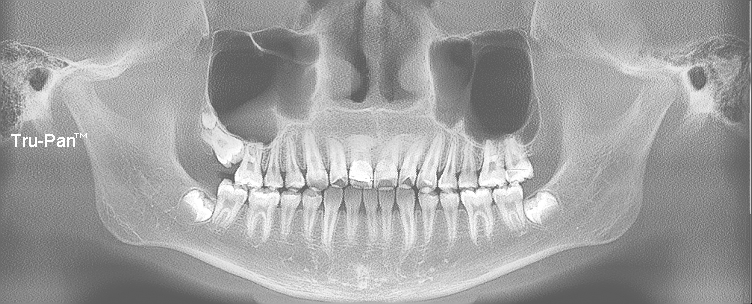
#> input picture CCA/images/1023.jpg, 752 x 304 px, given in place of Predicted_Images_PATH1023.jpg, which was not available
$ python OPENCV_cca.py   (older library calls are emulated)
#> lines starting #> are read from the running program, lines starting #| are printed output that depends on the picture; after the words box and inside, x2 and y2 are one past the last pixel; in counts of white or black regions, pixels touching at a corner belong together; pictures that were not available may be replaced by others from this repository, and a replacement may not be noted
# -*- coding: utf-8 -*-


import cv2
import numpy as np
from skimage.feature import peak_local_max
from skimage.morphology import watershed
from scipy import ndimage
from imutils import perspective
from imutils import contours
import os
from scipy.spatial import distance as dist
import matplotlib.pyplot as plt
def midpoint(ptA, ptB):
	return ((ptA[0] + ptB[0]) * 0.5, (ptA[1] + ptB[1]) * 0.5)
# Load in image, convert to gray scale, and Otsu's threshold
kernel1 =( np.ones((5,5), dtype=np.float32))
blur_radius=0.5
kernel_sharpening = np.array([[-1,-1,-1],
                              [-1,9,-1],
                             [-1,-1,-1]])

#path3 Path your original images
path3="/Images/"
## path2 Path Predicted Images which was applied CCA
path2="/SAVE_PATH/"
## path Path Predicted Images which has original size
path="/Predicted_Images_PATH"


count1=0
dirs=sorted(os.listdir(path),key=len)

for i in range  (0,len(dirs)):
    ## if the names of predicted and original images are same
    ## you can use for pairing images
    ## if not, predicted and original images must be paired together
    ## for example, you have image which name is 1.png
    ## and your predicted image name is 1.png
    image = cv2.imread(path+dirs[i])
#> image is the input picture: shape (304, 752, 3); min 0, max 255, mean 160.1
    image2 =cv2.imread(path3+dirs[i])

    image=cv2.morphologyEx(image, cv2.MORPH_OPEN, kernel1,iterations=3 )
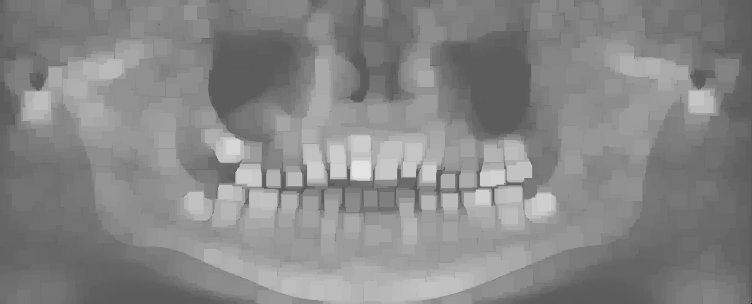
#> image: shape (304, 752, 3); min 0, max 228, mean 134.5


    image = cv2.filter2D(image, -1, kernel_sharpening)
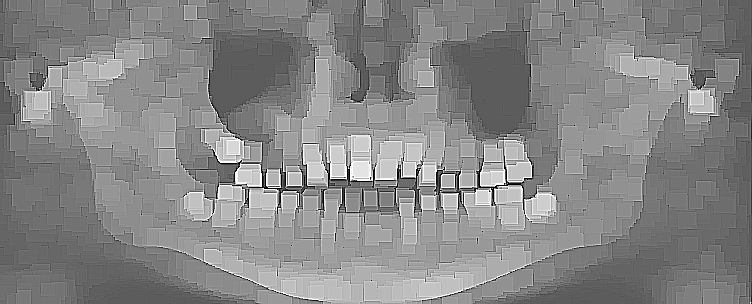
#> image: shape (304, 752, 3); min 0, max 255, mean 134.4
    image=cv2.erode(image,kernel1,iterations =2)
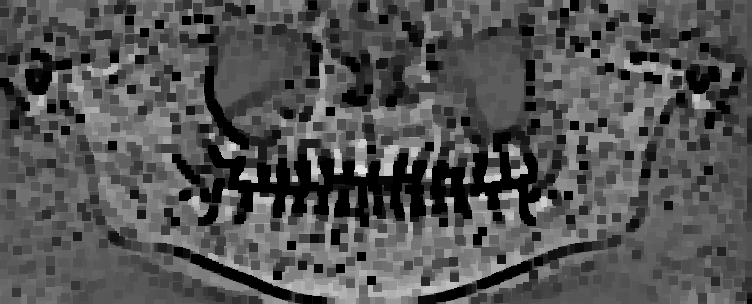
#> image: shape (304, 752, 3); min 0, max 228, mean 83.2
    gray = cv2.cvtColor(image, cv2.COLOR_BGR2GRAY)
    thresh = cv2.threshold(gray, 0, 255, cv2.THRESH_BINARY + cv2.THRESH_OTSU)[1]
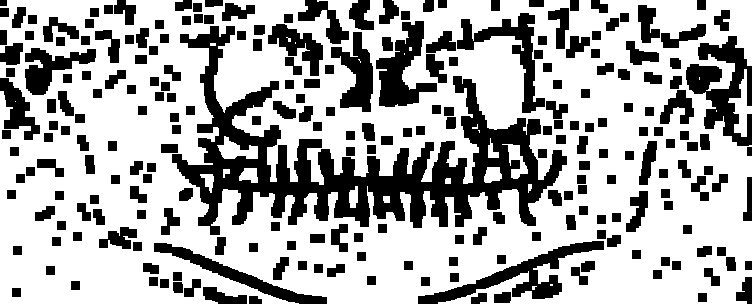
#> thresh: shape (304, 752); 67.7% white; 240 black regions, largest, box (x1, y1, x2, y2) and area: (172, 26, 567, 235) 23225, (686, 36, 752, 146) 3517, (418, 241, 604, 304) 2828

    labels=cv2.connectedComponents(thresh,connectivity=8)[1]
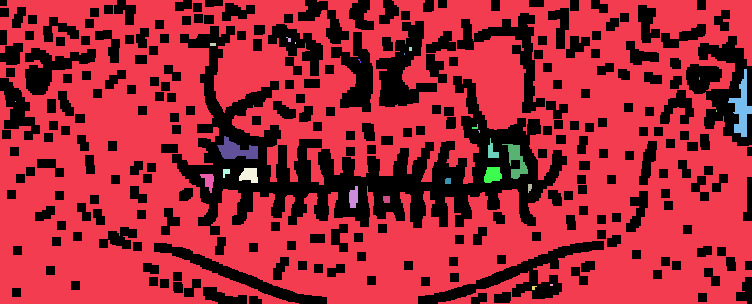
#> labels: shape (304, 752) int32; 27 distinct labels, from 0 to 26; one colour per label, 0 black
    plt.imshow(thresh)
    total_area = 0
    a=np.unique(labels)
#> a = 27 values from 0 to 26
    area=np.zeros(len(a))
#> area = 27 values from 0 to 0
    count2=0
    for label in a:
        if label == 0:
            continue

        # Create a mask
        mask = np.zeros(thresh.shape, dtype="uint8")
        mask[labels == label] = 255

        # Find contours and determine contour area
        cnts,hieararch = cv2.findContours(mask.copy(), cv2.RETR_EXTERNAL, cv2.CHAIN_APPROX_SIMPLE)
        cnts = cnts[0]
        c_area = cv2.contourArea(cnts)
        # threshhold for tooth count
        if c_area>2000:
            count2+=1

        (x,y),radius = cv2.minEnclosingCircle(cnts)
        rect = cv2.minAreaRect(cnts)
        box = cv2.boxPoints(rect)
        box = np.array(box, dtype="int")
        box = perspective.order_points(box)
        color1 = (list(np.random.choice(range(150), size=3)))
        color =[int(color1[0]), int(color1[1]), int(color1[2])]
        cv2.drawContours(image2,[box.astype("int")],0,color,2)
        (tl,tr,br,bl)=box

        (tltrX,tltrY)=midpoint(tl,tr)
        (blbrX,blbrY)=midpoint(bl,br)
    	# compute the midpoint between the top-left and top-right points,
    	# followed by the midpoint between the top-righ and bottom-right
        (tlblX,tlblY)=midpoint(tl,bl)
        (trbrX,trbrY)=midpoint(tr,br)
    	# draw the midpoints on the image
        cv2.circle(image2, (int(tltrX), int(tltrY)), 5, (255, 0, 0), -1)
        cv2.circle(image2, (int(blbrX), int(blbrY)), 5, (255, 0, 0), -1)
        cv2.circle(image2, (int(tlblX), int(tlblY)), 5, (255, 0, 0), -1)
        cv2.circle(image2, (int(trbrX), int(trbrY)), 5, (255, 0, 0), -1)
        cv2.line(image2, (int(tltrX), int(tltrY)), (int(blbrX), int(blbrY)),color, 2)
        cv2.line(image2, (int(tlblX), int(tlblY)), (int(trbrX), int(trbrY)),color, 2)
        dA = dist.euclidean((tltrX, tltrY), (blbrX, blbrY))
        dB = dist.euclidean((tlblX, tlblY), (trbrX, trbrY))


        pixelsPerMetric=1
        dimA = dA * pixelsPerMetric
        dimB = dB *pixelsPerMetric
        cv2.putText(image2, "{:.1f}pixel".format(dimA),(int(tltrX - 15), int(tltrY - 10)), cv2.FONT_HERSHEY_SIMPLEX,0.65, color, 2)
        cv2.putText(image2, "{:.1f}pixel".format(dimB),(int(trbrX + 10), int(trbrY)), cv2.FONT_HERSHEY_SIMPLEX,0.65, color, 2)
        cv2.putText(image2, "{:.1f}".format(label),(int(tltrX - 35), int(tltrY - 5)), cv2.FONT_HERSHEY_SIMPLEX,0.65, color, 2)
#> this loop made 27 passes
#> (c_area, count2, x, y, radius, rect, color, tl) on pass 2: (211447.5, 1, 375.5, 151.5, 404.9, ((375.5, 151.5), (303, 751), -90), [47, 117, 67], [0, 0])
#> (c_area, x, y, radius, rect, color, tl, tr) on passes 9, 15, 16, 17, 18, 19: (547, 743.5, 102.5, 33.59, ((739.4, 103.3), (22.26, 66.66), -7.7), [115, 79, 82], [723, 71], [745, 68]), (449.5, 237, 151.5, 21.03, ((237, 147), (22, 40), -90), [53, 133, 38], [217, 136], [257, 136]), (83.5, 493, 147.9, 10.36, ((493, 147.5), (19, 10), -90), [17, 79, 132], [488, 138], [498, 138]), (310, 513.8, 159.1, 19.17, ((515.3, 159.4), (17.54, 36.75), -15.26), [105, 42, 31], [501, 144], [518, 139]), (201.5, 491.7, 174.3, 10.27, ((492.5, 174.5), (15, 17), -90), [120, 1, 65], [484, 167], [501, 167]), (28.5, 226, 173, 5, ((226, 173), (8, 6), -90), [57, 35, 102], [223, 169], [229, 169])
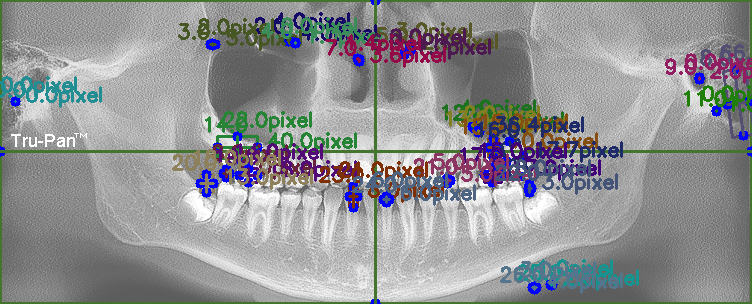
#> image2: shape (304, 752, 3); 16.28% of pixels changed, all inside (x1, y1, x2, y2) = (0, 0, 752, 304)
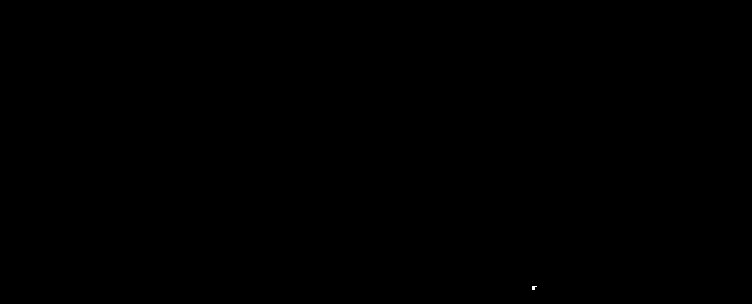
#> mask: shape (304, 752); 0.01% white in thin lines or dots, all inside (x1, y1, x2, y2) = (532, 286, 537, 290)
    print(".Image",dirs[i])
    print(".Tooth",count2)
#| .Tooth 1
    cv2.imwrite(path2+dirs[i],image2)
    cv2.waitKey()

$ run again, on CCA/images/1030.jpg
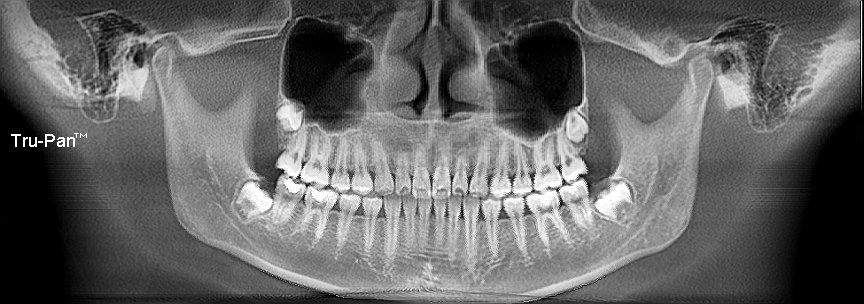
#> input picture CCA/images/1030.jpg, 864 x 304 px, given in place of Predicted_Images_PATH1030.jpg, which was not available
#> image is the input picture: shape (304, 864, 3); min 0, max 255, mean 100.6
#> thresh: shape (304, 864); 34.8% white; 79 white regions (21 under 20 px), largest, box (x1, y1, x2, y2) and area: (46, 14, 856, 299) 73750, (293, 15, 518, 192) 9306, (0, 0, 81, 104) 2354
#> `labels=cv2.connectedComponents(thresh,connectivity=8)[1]`:
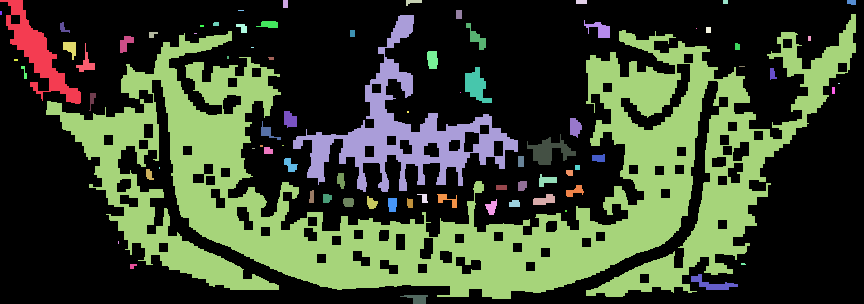
#> labels: shape (304, 864) int32; 80 distinct labels, from 0 to 79; one colour per label, 0 black
#> a = 80 values from 0 to 79
#> area = 80 values from 0 to 0
#> the loop `for label in a:` made 80 passes
#> (c_area, x, y, radius, rect, color, tl, tr) on passes 2, 4, 7, 11: (2223.5, 39.5, 51.5, 64.9, ((33.75, 55.11), (39.17, 129.2), -32.09), [47, 117, 67], [16, -10], [84, 99]), (36, 413.5, 2.5, 7.91, ((413.5, 2.5), (5, 15), -90), [36, 87, 70], [406, 0], [421, 0]), (28.5, 851, 2, 4.47, ((851, 2), (4, 8), -90), [81, 25, 77], [847, 0], [855, 0]), (9715, 405.3, 128.7, 113.9, ((395.3, 138.4), (185.1, 184.6), -39.76), [147, 142, 32], [265, 126], [407, 8])
#> after the loop `for label in a:`:
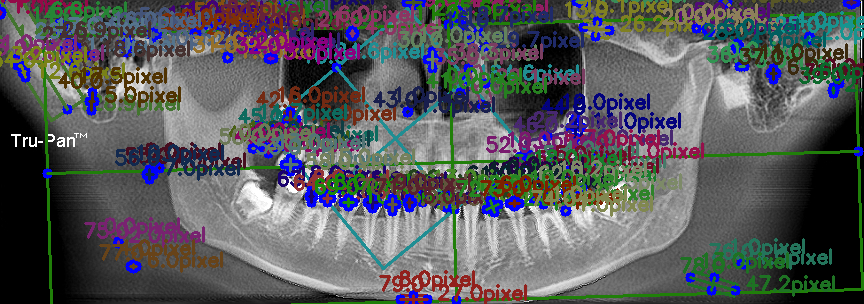
#> image2: shape (304, 864, 3); mean B, G, R 92.2, 89.2, 87.3
#| .Tooth 3
